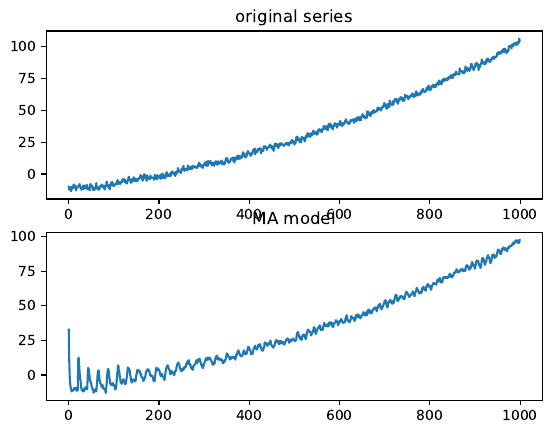

Write the Python code that produced this figure.
import numpy as np
import matplotlib.pyplot as plt
from ex2 import series

q = 20
θ = np.full(q, 1/2) #arbitrar
mean = np.mean(series)
predicted_series = []
last_error = np.zeros(q)

for value in series:
    predicted_value = mean + np.sum(last_error * θ)
    predicted_series.append(predicted_value)
    last_error = np.append(last_error[1:], (value - predicted_value))

_, ass = plt.subplots(2)

ass[0].plot(series)
ass[0].set_title('original series')

ass[1].plot(predicted_series)
ass[1].set_title('MA model')

plt.savefig("ex3.pdf", format="pdf", bbox_inches="tight")
plt.show()
